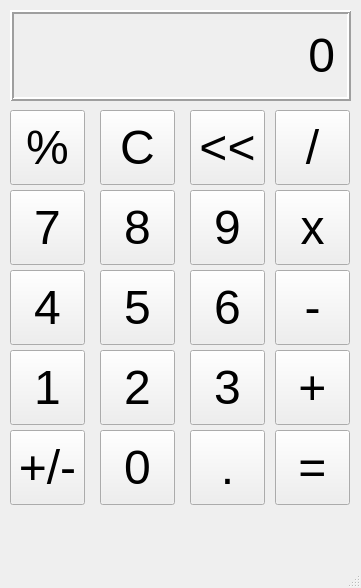
<?xml version="1.0" encoding="UTF-8"?>
<ui version="4.0">
 <class>CalcWindow</class>
 <widget class="QMainWindow" name="CalcWindow">
  <property name="geometry">
   <rect>
    <x>0</x>
    <y>0</y>
    <width>361</width>
    <height>588</height>
   </rect>
  </property>
  <property name="windowTitle">
   <string>Calculator</string>
  </property>
  <widget class="QWidget" name="centralwidget">
   <widget class="QLabel" name="outputLabel">
    <property name="geometry">
     <rect>
      <x>10</x>
      <y>10</y>
      <width>341</width>
      <height>91</height>
     </rect>
    </property>
    <property name="font">
     <font>
      <pointsize>36</pointsize>
     </font>
    </property>
    <property name="frameShape">
     <enum>QFrame::Box</enum>
    </property>
    <property name="frameShadow">
     <enum>QFrame::Raised</enum>
    </property>
    <property name="lineWidth">
     <number>2</number>
    </property>
    <property name="text">
     <string>0</string>
    </property>
    <property name="alignment">
     <set>Qt::AlignRight|Qt::AlignTrailing|Qt::AlignVCenter</set>
    </property>
    <property name="margin">
     <number>10</number>
    </property>
   </widget>
   <widget class="QPushButton" name="percentButton">
    <property name="geometry">
     <rect>
      <x>10</x>
      <y>110</y>
      <width>75</width>
      <height>75</height>
     </rect>
    </property>
    <property name="font">
     <font>
      <pointsize>36</pointsize>
     </font>
    </property>
    <property name="text">
     <string>%</string>
    </property>
   </widget>
   <widget class="QPushButton" name="cButton">
    <property name="geometry">
     <rect>
      <x>100</x>
      <y>110</y>
      <width>75</width>
      <height>75</height>
     </rect>
    </property>
    <property name="font">
     <font>
      <pointsize>36</pointsize>
     </font>
    </property>
    <property name="text">
     <string>C</string>
    </property>
   </widget>
   <widget class="QPushButton" name="arrowButton">
    <property name="geometry">
     <rect>
      <x>190</x>
      <y>110</y>
      <width>75</width>
      <height>75</height>
     </rect>
    </property>
    <property name="font">
     <font>
      <pointsize>36</pointsize>
     </font>
    </property>
    <property name="text">
     <string>&lt;&lt;</string>
    </property>
   </widget>
   <widget class="QPushButton" name="divideButton">
    <property name="geometry">
     <rect>
      <x>275</x>
      <y>110</y>
      <width>75</width>
      <height>75</height>
     </rect>
    </property>
    <property name="font">
     <font>
      <pointsize>36</pointsize>
     </font>
    </property>
    <property name="text">
     <string>/</string>
    </property>
   </widget>
   <widget class="QPushButton" name="sevenButton">
    <property name="geometry">
     <rect>
      <x>10</x>
      <y>190</y>
      <width>75</width>
      <height>75</height>
     </rect>
    </property>
    <property name="font">
     <font>
      <pointsize>36</pointsize>
     </font>
    </property>
    <property name="text">
     <string>7</string>
    </property>
   </widget>
   <widget class="QPushButton" name="nineButton">
    <property name="geometry">
     <rect>
      <x>190</x>
      <y>190</y>
      <width>75</width>
      <height>75</height>
     </rect>
    </property>
    <property name="font">
     <font>
      <pointsize>36</pointsize>
     </font>
    </property>
    <property name="text">
     <string>9</string>
    </property>
   </widget>
   <widget class="QPushButton" name="multiplyButton">
    <property name="geometry">
     <rect>
      <x>275</x>
      <y>190</y>
      <width>75</width>
      <height>75</height>
     </rect>
    </property>
    <property name="font">
     <font>
      <pointsize>36</pointsize>
     </font>
    </property>
    <property name="text">
     <string>x</string>
    </property>
   </widget>
   <widget class="QPushButton" name="eightButton">
    <property name="geometry">
     <rect>
      <x>100</x>
      <y>190</y>
      <width>75</width>
      <height>75</height>
     </rect>
    </property>
    <property name="font">
     <font>
      <pointsize>36</pointsize>
     </font>
    </property>
    <property name="text">
     <string>8</string>
    </property>
   </widget>
   <widget class="QPushButton" name="fourButton">
    <property name="geometry">
     <rect>
      <x>10</x>
      <y>270</y>
      <width>75</width>
      <height>75</height>
     </rect>
    </property>
    <property name="font">
     <font>
      <pointsize>36</pointsize>
     </font>
    </property>
    <property name="text">
     <string>4</string>
    </property>
   </widget>
   <widget class="QPushButton" name="sixButton">
    <property name="geometry">
     <rect>
      <x>190</x>
      <y>270</y>
      <width>75</width>
      <height>75</height>
     </rect>
    </property>
    <property name="font">
     <font>
      <pointsize>36</pointsize>
     </font>
    </property>
    <property name="text">
     <string>6</string>
    </property>
   </widget>
   <widget class="QPushButton" name="minusButton">
    <property name="geometry">
     <rect>
      <x>275</x>
      <y>270</y>
      <width>75</width>
      <height>75</height>
     </rect>
    </property>
    <property name="font">
     <font>
      <pointsize>36</pointsize>
     </font>
    </property>
    <property name="text">
     <string>-</string>
    </property>
   </widget>
   <widget class="QPushButton" name="fiveButton">
    <property name="geometry">
     <rect>
      <x>100</x>
      <y>270</y>
      <width>75</width>
      <height>75</height>
     </rect>
    </property>
    <property name="font">
     <font>
      <pointsize>36</pointsize>
     </font>
    </property>
    <property name="text">
     <string>5</string>
    </property>
   </widget>
   <widget class="QPushButton" name="oneButton">
    <property name="geometry">
     <rect>
      <x>10</x>
      <y>350</y>
      <width>75</width>
      <height>75</height>
     </rect>
    </property>
    <property name="font">
     <font>
      <pointsize>36</pointsize>
     </font>
    </property>
    <property name="text">
     <string>1</string>
    </property>
   </widget>
   <widget class="QPushButton" name="threeButton">
    <property name="geometry">
     <rect>
      <x>190</x>
      <y>350</y>
      <width>75</width>
      <height>75</height>
     </rect>
    </property>
    <property name="font">
     <font>
      <pointsize>36</pointsize>
     </font>
    </property>
    <property name="text">
     <string>3</string>
    </property>
   </widget>
   <widget class="QPushButton" name="addButton">
    <property name="geometry">
     <rect>
      <x>275</x>
      <y>350</y>
      <width>75</width>
      <height>75</height>
     </rect>
    </property>
    <property name="font">
     <font>
      <pointsize>36</pointsize>
     </font>
    </property>
    <property name="text">
     <string>+</string>
    </property>
   </widget>
   <widget class="QPushButton" name="twoButton">
    <property name="geometry">
     <rect>
      <x>100</x>
      <y>350</y>
      <width>75</width>
      <height>75</height>
     </rect>
    </property>
    <property name="font">
     <font>
      <pointsize>36</pointsize>
     </font>
    </property>
    <property name="text">
     <string>2</string>
    </property>
   </widget>
   <widget class="QPushButton" name="plusminusButton">
    <property name="geometry">
     <rect>
      <x>10</x>
      <y>430</y>
      <width>75</width>
      <height>75</height>
     </rect>
    </property>
    <property name="font">
     <font>
      <pointsize>36</pointsize>
     </font>
    </property>
    <property name="text">
     <string>+/-</string>
    </property>
   </widget>
   <widget class="QPushButton" name="decimalButton">
    <property name="geometry">
     <rect>
      <x>190</x>
      <y>430</y>
      <width>75</width>
      <height>75</height>
     </rect>
    </property>
    <property name="font">
     <font>
      <pointsize>36</pointsize>
     </font>
    </property>
    <property name="text">
     <string>.</string>
    </property>
   </widget>
   <widget class="QPushButton" name="equalButton">
    <property name="geometry">
     <rect>
      <x>275</x>
      <y>430</y>
      <width>75</width>
      <height>75</height>
     </rect>
    </property>
    <property name="font">
     <font>
      <pointsize>36</pointsize>
     </font>
    </property>
    <property name="text">
     <string>=</string>
    </property>
   </widget>
   <widget class="QPushButton" name="zeroButton">
    <property name="geometry">
     <rect>
      <x>100</x>
      <y>430</y>
      <width>75</width>
      <height>75</height>
     </rect>
    </property>
    <property name="font">
     <font>
      <pointsize>36</pointsize>
     </font>
    </property>
    <property name="text">
     <string>0</string>
    </property>
   </widget>
  </widget>
  <widget class="QMenuBar" name="menubar">
   <property name="geometry">
    <rect>
     <x>0</x>
     <y>0</y>
     <width>361</width>
     <height>21</height>
    </rect>
   </property>
  </widget>
  <widget class="QStatusBar" name="statusbar"/>
 </widget>
 <resources/>
 <connections/>
</ui>
